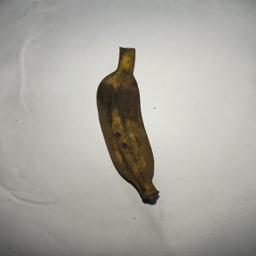
#> input picture data/aug_author/bangla_kola/Bangla_Kola_131_jpg.rf.0aa99c9b3bca50ac392458776bb2821d.jpg, 256 x 256 px; its folder holds 3 pictures in this run
$ python hog.py
#> lines starting #> are read from the running program, lines starting #| are printed output that depends on the picture
### src/config.py
"""Hằng số dùng chung: đường dẫn, tên lớp, seed."""
from pathlib import Path

ROOT = Path(__file__).resolve().parent.parent
RAW_DIR = ROOT / "data" / "raw"
SPLIT_DIR = ROOT / "data" / "splits"
CACHE_DIR = ROOT / "data" / "cache"
RESULTS_DIR = ROOT / "results"
FIG_DIR = RESULTS_DIR / "figures"
MODELS_DIR = ROOT / "models"
CKPT_DIR = ROOT / "checkpoints"
LOG_DIR = ROOT / "logs"

CLASSES = ["bangla_kola", "champa_kola", "sabri_kola", "sagor_kola"]
CLASS_NAMES = ["Bangla Kola", "Champa Kola", "Sabri Kola", "Sagor Kola"]
SEED = 42
IMG_SIZE = 256          # kích thước chuẩn cho đặc trưng thủ công
N_FOLDS = 5

for d in (CACHE_DIR, RESULTS_DIR, FIG_DIR, MODELS_DIR, CKPT_DIR, LOG_DIR):
    d.mkdir(parents=True, exist_ok=True)


# [5 lines left out: function set_seed, not called in this run]

### src/data.py
"""Đọc danh sách ảnh, đọc ảnh và cache ảnh đã resize vào data/cache/."""
from __future__ import annotations

import cv2
import numpy as np
import pandas as pd

from .config import CACHE_DIR, CLASSES, RAW_DIR, ROOT, SPLIT_DIR

IMG_EXT = {".jpg", ".jpeg", ".png"}


def list_images() -> pd.DataFrame:
    """Danh sách toàn bộ ảnh gốc, sắp theo lớp rồi theo tên file (thứ tự cố định).
    Nhận cả đuôi .jpg và .JPG."""
    rows = []
    for label_id, cls in enumerate(CLASSES):
        for p in sorted((RAW_DIR / cls).iterdir()):
            if p.suffix.lower() in IMG_EXT:
                rows.append({"path": str(p.relative_to(ROOT)), "label": cls, "label_id": label_id})
    df = pd.DataFrame(rows)
    df.insert(0, "idx", np.arange(len(df)))
    return df


def read_rgb(path, size: int | None = None) -> np.ndarray:
    """Đọc ảnh thành mảng RGB uint8; resize về size×size nếu cần (2 ảnh không phải 256×256)."""
#> called with size = 256
    p = ROOT / path if not str(path).startswith("/") else path
    img = cv2.imread(str(p), cv2.IMREAD_COLOR)
#> img is the input picture: shape (256, 256, 3); mean B, G, R 160.9, 167.2, 169.2
    if img is None:
        raise IOError(f"không đọc được ảnh {p}")
    img = cv2.cvtColor(img, cv2.COLOR_BGR2RGB)
    if size is not None and img.shape[:2] != (size, size):
        img = cv2.resize(img, (size, size), interpolation=cv2.INTER_AREA)
    return img


def load_all_images(size: int = 256) -> np.ndarray:
    """Mảng (N, size, size, 3) uint8 theo thứ tự của list_images(); cache ra .npy."""
    f = CACHE_DIR / f"images_{size}.npy"
    if f.exists():
        return np.load(f, mmap_mode="r")
    df = list_images()
    arr = np.stack([read_rgb(p, size) for p in df["path"]])
#> call 2 of read_rgb, with size = 256
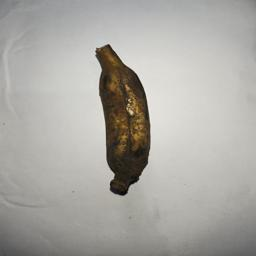
#> input picture data/aug_author/bangla_kola/Bangla_Kola_134_jpg.rf.1db7449f82e50b238a40599e9e60fe17.jpg, 256 x 256 px
#> in read_rgb, img is the input picture: shape (256, 256, 3); mean B, G, R 163.2, 168.4, 170.2
#> call 3 of read_rgb, with size = 256
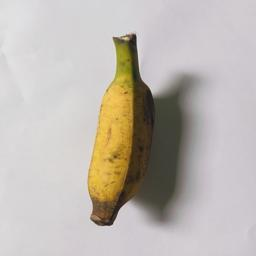
#> input picture data/aug_author/bangla_kola/Bangla_Kola_13_jpg.rf.8e10fde9e1d89e5f91c9f702cbad43f0.jpg, 256 x 256 px
#> in read_rgb, img is the input picture: shape (256, 256, 3); mean B, G, R 177.2, 184, 190.2
#> call 4 of read_rgb, with size = 256
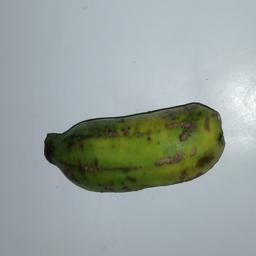
#> input picture data/aug_author/champa_kola/Champa_Kola_1014_jpg.rf.c2992eca9834be41d61438303a6b2ef2.jpg, 256 x 256 px
#> in read_rgb, img is the input picture: shape (256, 256, 3); mean B, G, R 157.3, 161.1, 151.9
    np.save(f, arr)
    return np.load(f, mmap_mode="r")


def load_split(name: str) -> pd.DataFrame:
    return pd.read_csv(SPLIT_DIR / f"{name}.csv")


# [5 lines left out: function dev_and_test, not called in this run]

### src/features/hog.py
"""HOG tự cài đặt theo các bước trong bài giảng: resize -> gradient -> histogram hướng
theo cell -> chuẩn hóa theo block -> ghép vector. Xử lý theo lô bằng numpy.

Tham số `norm='none'` bỏ bước chuẩn hóa block (dùng cho thí nghiệm C2).
Với soft=False và color=False, kết quả trùng với skimage.feature.hog(block_norm='L2')
(kiểm tra bằng `python -m src.features.hog`)."""
from __future__ import annotations

import cv2
import numpy as np


def _resize_batch(imgs, size, color):
    w, h = size
    out = np.empty((len(imgs), h, w, 3 if color else 1), np.float32)
    for i, im in enumerate(imgs):
        if im.shape[0] != h or im.shape[1] != w:
            im = cv2.resize(np.asarray(im), (w, h), interpolation=cv2.INTER_AREA)
        if color:
            out[i] = im
        else:
            out[i, ..., 0] = cv2.cvtColor(np.asarray(im), cv2.COLOR_RGB2GRAY) if im.ndim == 3 else im
    return out


def hog_cells(x, cell=8, bins=9, soft=True):
    """x: (N, H, W, C) float32. Trả về histogram hướng của từng cell: (N, H/cell, W/cell, bins)."""
    gx = np.zeros_like(x); gy = np.zeros_like(x)
    gx[:, :, 1:-1] = x[:, :, 2:] - x[:, :, :-2]          # mặt nạ [-1, 0, 1]
    gy[:, 1:-1] = x[:, 2:] - x[:, :-2]
    mag = np.sqrt(gx * gx + gy * gy)
    if x.shape[-1] > 1:                                   # ảnh màu: lấy kênh có gradient lớn nhất
        k = mag.argmax(-1)[..., None]
        mag = np.take_along_axis(mag, k, -1); gx = np.take_along_axis(gx, k, -1); gy = np.take_along_axis(gy, k, -1)
    mag, gx, gy = mag[..., 0], gx[..., 0], gy[..., 0]
    ori = np.rad2deg(np.arctan2(gy, gx)) % 180.0          # hướng không dấu [0, 180)
    n, h, w = mag.shape
    ny, nx = h // cell, w // cell
    width = 180.0 / bins
    hist = np.zeros((n, ny, nx, bins), np.float32)

    def cellsum(a):
        return a[:, :ny * cell, :nx * cell].reshape(n, ny, cell, nx, cell).sum((2, 4))

    if soft:   # chia phiếu cho hai bin gần nhất theo khoảng cách tới tâm bin (như bài giảng)
        pos = ori / width - 0.5
        lo = np.floor(pos).astype(np.int32)
        w_hi = (pos - lo).astype(np.float32)
        lo_b = lo % bins; hi_b = (lo + 1) % bins
        for b in range(bins):
            hist[..., b] = cellsum(mag * (1 - w_hi) * (lo_b == b)) + cellsum(mag * w_hi * (hi_b == b))
    else:
        bi = np.minimum((ori / width).astype(np.int32), bins - 1)
        for b in range(bins):
            hist[..., b] = cellsum(mag * (bi == b))
    return hist / (cell * cell)


def hog_from_cells(hist, block=2, norm="L2", eps=1e-5):
    n, ny, nx, bins = hist.shape
    if norm == "none":
        return hist.reshape(n, -1)
    v = np.lib.stride_tricks.sliding_window_view(hist, (block, block), axis=(1, 2))  # (n, ny-b+1, nx-b+1, bins, b, b)
    v = np.moveaxis(v, 3, -1).reshape(n, ny - block + 1, nx - block + 1, -1)
    v = v / np.sqrt((v ** 2).sum(-1, keepdims=True) + eps ** 2)
    return v.reshape(n, -1)


def hog_batch(imgs, size=(64, 128), cell=8, bins=9, block=2, norm="L2", soft=True, color=False,
              batch=256):
    """size = (rộng, cao). Trả về (N, D) float32."""
#> called with imgs = array of shape (6, 256, 256, 3), size = (64, 128), cell = 8, bins = 9, block = 2, norm = 'L2', soft = False, color = False
    out = []
    for a in range(0, len(imgs), batch):
        x = _resize_batch(imgs[a:a + batch], size, color)
        out.append(hog_from_cells(hog_cells(x, cell, bins, soft), block, norm))
    return np.concatenate(out).astype(np.float32)


def hog_dim(size=(64, 128), cell=8, bins=9, block=2, norm="L2"):
    nx, ny = size[0] // cell, size[1] // cell
    if norm == "none":
        return nx * ny * bins
    return (nx - block + 1) * (ny - block + 1) * block * block * bins


if __name__ == "__main__":
    # Đối chiếu với skimage trên 20 ảnh
    from skimage.feature import hog as sk_hog
    from ..data import load_all_images
    imgs = np.asarray(load_all_images(256)[:20])
    mine = hog_batch(imgs, size=(64, 128), soft=False)
    ref = []
    for im in imgs:
        g = cv2.cvtColor(cv2.resize(im, (64, 128), interpolation=cv2.INTER_AREA), cv2.COLOR_RGB2GRAY).astype(np.float64)
        ref.append(sk_hog(g, orientations=9, pixels_per_cell=(8, 8), cells_per_block=(2, 2), block_norm="L2"))
    ref = np.array(ref)
    print("số chiều:", mine.shape[1], "| skimage:", ref.shape[1], "| công thức:", hog_dim())
    print("sai khác tuyệt đối lớn nhất so với skimage:", float(np.abs(mine - ref).max()))
